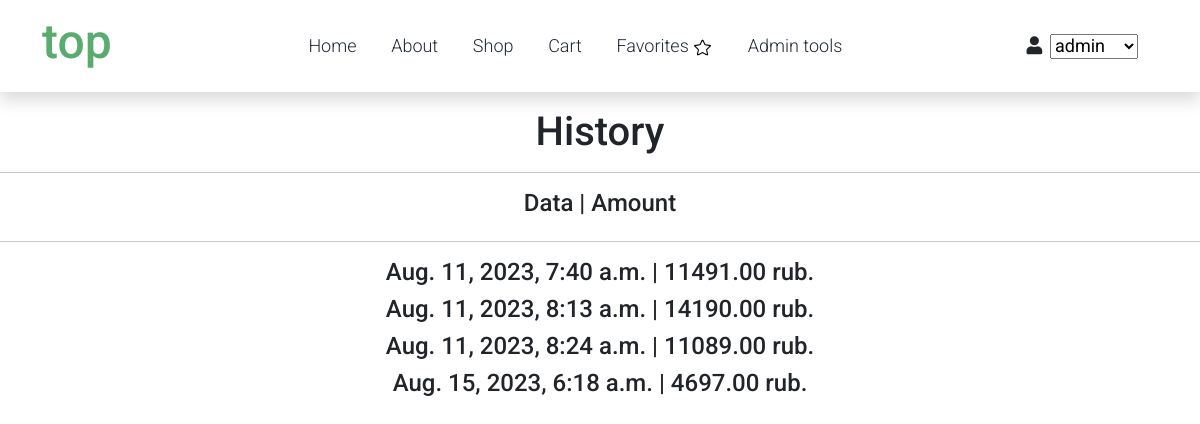
Screenshot of /shop/history/ (signed in) with the database file from the repository.
### shop/models.py (models this page shows, shortened)
class Order(models.Model):
    STATUS_CART = '1_cart'
    STATUS_WAITING_FOR_PAYMENT = '2_waiting_for_payment'
    STATUS_PAID = '3_paid'
    STATUS_CHOICES = [
        (STATUS_CART, 'cart'),
        (STATUS_WAITING_FOR_PAYMENT, 'waiting_for_payment'),
        (STATUS_PAID, 'paid')
    ]
    user = models.ForeignKey(User, on_delete=models.CASCADE)
    status = models.CharField(max_length=32, choices=STATUS_CHOICES, default=STATUS_CART)
    amount = models.DecimalField(max_digits=20, decimal_places=2, blank=True, null=True)
    creation_time = models.DateTimeField(auto_now_add=True)
    payment = models.ForeignKey(Payment, on_delete=models.PROTECT, blank=True, null=True)
    comment = models.TextField(blank=True, null=True)
    class Meta:
        ordering = ['pk']
    @staticmethod
    def get_history(user: User):
        history = Order.objects.filter(user=user)
        return history

### shop/views.py (the view)
# urls.py: path('history/', history_page, name='history_orders'),
@login_required(login_url=reverse_lazy('login'))
def history_page(request):
    history = Order.get_history(request.user)
    context = {
        'history': history,
    }
    return render(request, 'shop/history.html', context)

### templates/shop/history.html (shortened to what this page needs)
{% extends 'base.html' %}
{% load static%}
{% block container %}
    <p><h1 style="text-align: center;">History</h1>
    <hr>
    <div class="row">
        <h4 style="text-align: center;">Data | Amount</h4>
    </div>
    <hr>
    <div class="row">
        {% for i in history %}
            {% if i.status == '2_waiting_for_payment' %}
                <h4 style="text-align: center;">{{ i.creation_time }} | {{ i.amount }} rub.</h4>
            {% endif %}
        {% endfor %}
    </div>
{% endblock container %}

### templates/base.html (shortened to what this page needs)
{% load static %}
<!DOCTYPE html>
<html lang="en">
<head>
    <link rel="stylesheet" href="{% static '/css/bootstrap.min.css' %}">
    <link rel="stylesheet" href="{% static '/css/templatemo.css' %}">
    <link rel="stylesheet" href="{% static '/css/custom.css' %}">
    <link rel="stylesheet" href="{% static '/css/fontawesome.min.css' %}">
</head>
<body>
    <nav class="navbar navbar-expand-lg navbar-light shadow">
        <div class="container d-flex justify-content-between align-items-center">
            <a class="navbar-brand text-success logo h1 align-self-center" href="{% url 'index' %}">
                top
            </a>
            <div class="align-self-center collapse navbar-collapse flex-fill  d-lg-flex justify-content-lg-between" id="templatemo_main_nav">
                <div class="flex-fill">
                    <ul class="nav navbar-nav d-flex justify-content-between mx-lg-auto">
                        <li class="nav-item">
                            <a class="nav-link" href="/">Home</a>
                        </li>
                        <li class="nav-item">
                            <a class="nav-link" href="{% url 'about' %}">About</a>
                        </li>
                        <li class="nav-item">
                            <a class="nav-link" href="{% url 'shop' %}">Shop</a>
                        </li>
                        <li class="nav-item">
                            <a class="nav-link" href="{% url 'cart_view' %}">Cart</a>
                        </li>
                        <li class="nav-item">
                            <a class="nav-link" href="{% url 'favorites' %}">Favorites
                                <img src="{% static '/img/favorites-icon.png' %}" style='min-width: 10px; width:20%; max-width: 20px;'>
                            </a>
                        </li>
                        {% if user.is_superuser %}
                        <li class="nav-item">
                            <a class="nav-link" href="/admin">Admin tools</a>
                        </li>
                        {% endif %}
                    </ul>
                </div>
                <div class="navbar align-self-center d-flex">
                    <a class="nav-icon position-relative text-decoration-none" href="#">
                        <i class="fa fa-fw fa-user text-dark mr-3"></i>
                        <select onchange="location = this.value;">
                            <option value="">
                                {% if user.is_authenticated %}
                                    {{ user.username }}
                                {% else %}
                                    Log in / Register
                                {% endif %}
                            </option>
                        </select>
                    </a>
                </div>
            </div>
        </div>
    </nav>
{% block container %}
{% endblock container %}
</body>
</html>

### static/css/templatemo.css (style rules this page uses)
body, ul, li, p, a, label, input, div { font-family: 'Roboto', sans-serif; font-size: 18px !important; font-weight: 300 !important; }
.h1 { font-family: 'Roboto', sans-serif; font-size: 48px !important; font-weight: 200 !important; }
.logo { font-weight: 500 !important; }
.text-success { color: #59ab6e !important; }
#templatemo_main_nav a { color: #212934; }
#templatemo_main_nav .navbar .nav-icon { margin-right: 20px; }
@media (min-width: 768px) { #templatemo_main_nav .navbar-nav { max-width: 450px; } }
@media (min-width: 992px) { #templatemo_main_nav .navbar-nav { max-width: 550px; } }

### rows the page displays
Order: creation_time "Aug. 11, 2023, 7:40 a.m.", amount "11491.00"
Order: creation_time "Aug. 11, 2023, 8:13 a.m.", amount "14190.00"
Order: creation_time "Aug. 11, 2023, 8:24 a.m.", amount "11089.00"
Order: creation_time "Aug. 15, 2023, 6:18 a.m.", amount "4697.00"
